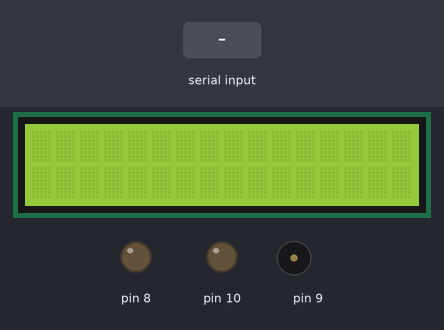
Bench run of a sketch on a simulated Arduino Uno, built with avr-gcc and run on an emulated ATmega328P. On the bench: 16×2 character LCD, output pins drawn as LEDs (lit = HIGH), buzzer (waves = sounding). Dashed ring = blinking. Inputs (shaded band) come from the test bench.

Above: at 1.2 s.
1.3 s: "1" received over Serial
At 3.5 s:
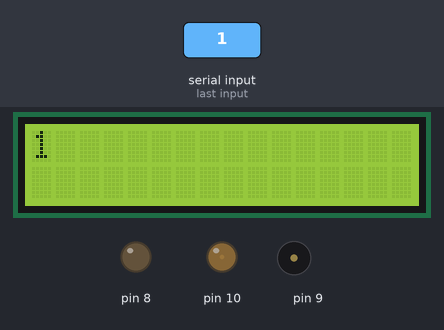
4.3 s: "0" received over Serial
At 5.39 s:
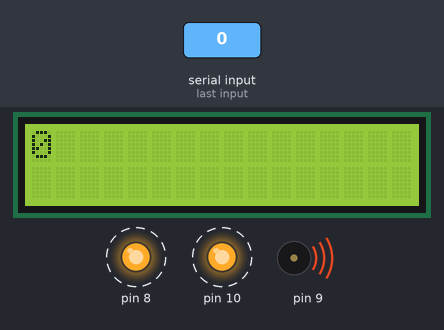
6.9 s: "2" received over Serial
At 8.9 s:
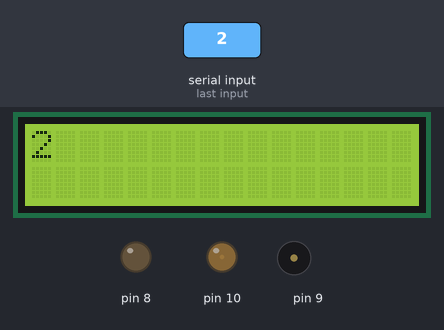
Timing chart, 0 to 10.4 s (numbered marks = the images above; inputs shaded):
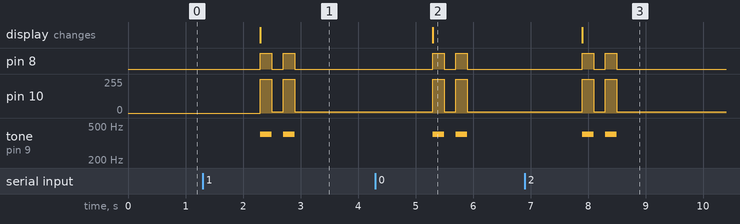

The sketch:

n_a_bluetooth_module_a_buzzer_an_led_vibration_motor_an_lcd1.ino
```cpp
// C++ code
//
#include<LiquidCrystal.h>
LiquidCrystal lcd(2,3,4,5,6,7);
void setup()
{
  pinMode(8,OUTPUT);
  pinMode(9,OUTPUT);
  pinMode(10,OUTPUT);
  lcd.begin(16,2);
  Serial.begin(9600);
}

void loop()
{
  if(Serial.available()>0){
    String data=Serial.readString();
    lcd.setCursor(0,0);
    lcd.print(data);
    digitalWrite(8,HIGH);
    tone(9,400);
    analogWrite(10,255);
    delay(200);
    digitalWrite(8,LOW);
    noTone(9);
    analogWrite(10,10);
    delay(200);
    digitalWrite(8,HIGH);
    tone(9,400);
    analogWrite(10,255);
    delay(200);
    digitalWrite(8,LOW);
    analogWrite(10,10);
    noTone(9);
    delay(200);
  }

}
```

Measured:
- after the input at 1.3 s, pin 8: alternates HIGH for 0.20 s and LOW for 0.20 s, 4 changes in all, then stays LOW, starting after 1.0 s; pin 10: alternates 255/255 for 0.20 s and 10/255 for 0.20 s, 4 changes in all, then stays 10/255, starting after 1.0 s
- after the input at 4.3 s, pin 8: alternates HIGH for 0.20 s and LOW for 0.20 s, 4 changes in all, then stays LOW, starting after 1.0 s; pin 10: alternates 255/255 for 0.20 s and 10/255 for 0.20 s, 4 changes in all, then stays 10/255, starting after 1.0 s
- after the input at 6.9 s, pin 8: alternates HIGH for 0.20 s and LOW for 0.20 s, 4 changes in all, then stays LOW, starting after 1.0 s; pin 10: alternates 255/255 for 0.20 s and 10/255 for 0.20 s, 4 changes in all, then stays 10/255, starting after 1.0 s
